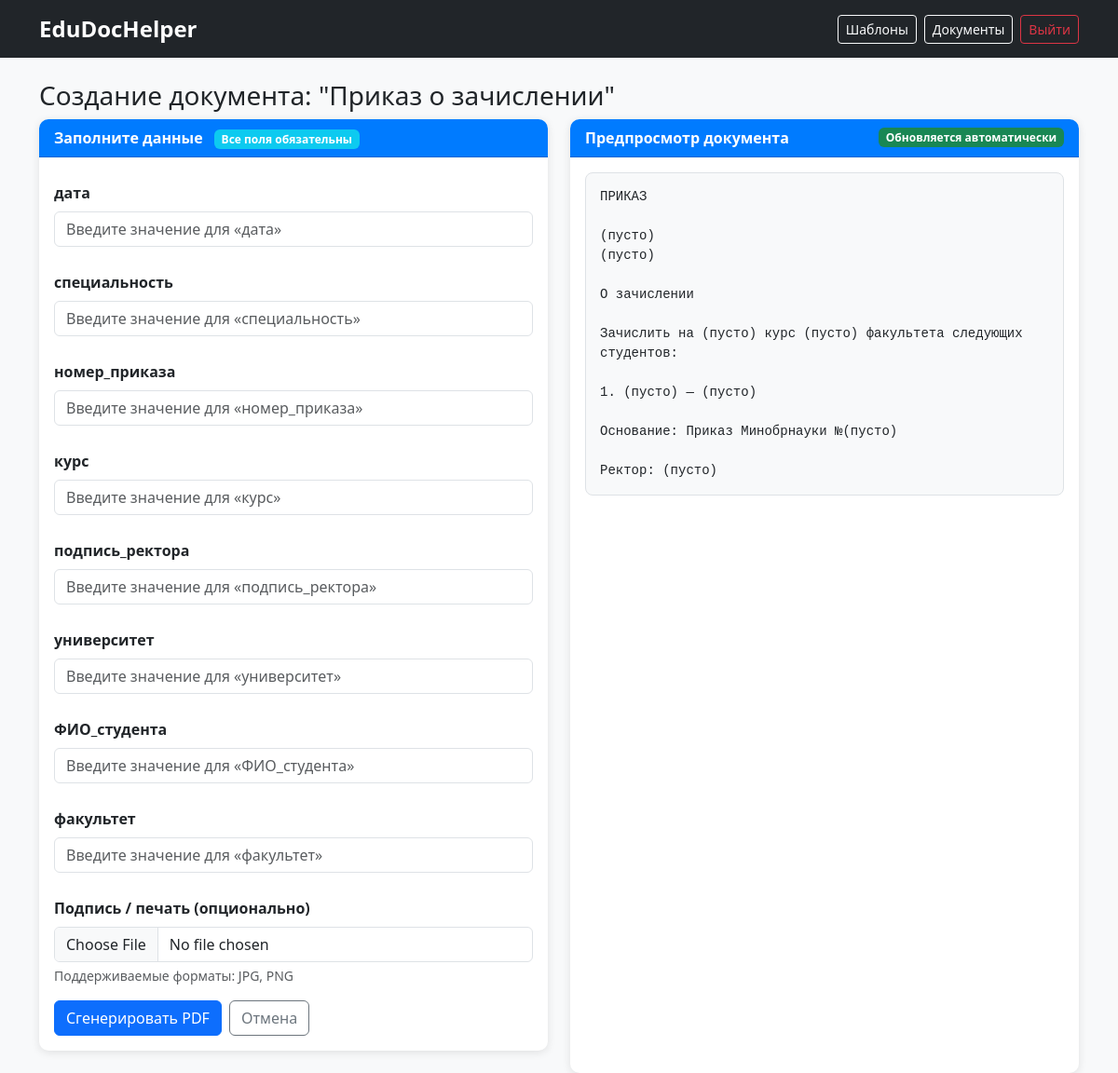
Page /templates/3/generate (signed in) on the earlier database version.
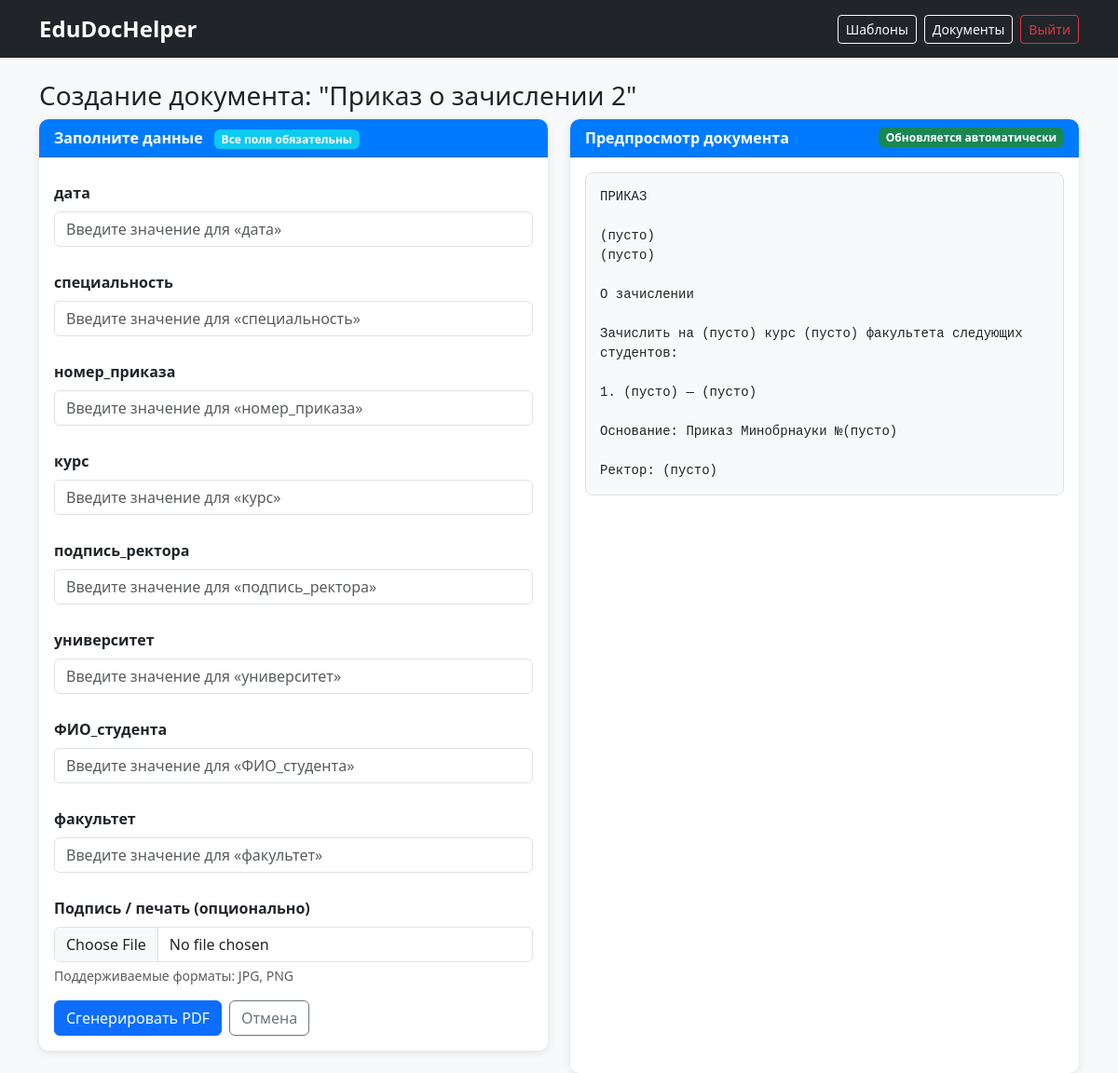
Same page on the later database version.
### models.py (models this page shows, shortened)
class DocumentTemplate(db.Model):
    __tablename__ = 'document_template'
    id = db.Column(db.Integer, primary_key=True)
    name = db.Column(db.String(200), nullable=False)
    description = db.Column(db.Text, default="")
    template_text = db.Column(db.Text, nullable=False)
    created_at = db.Column(db.DateTime, default=datetime.utcnow)
    last_modified = db.Column(db.DateTime, default=datetime.utcnow)
    def get_variables(self):
        pattern = r"\{\{\s*([a-zA-Zа-яА-ЯёЁ0-9_]+)\s*\}\}"
        return list(set(re.findall(pattern, self.template_text or "")))

### app.py (the view, shortened to what this page needs)
    @app.route("/templates/<int:tpl_id>/generate", methods=["GET", "POST"])
    def template_generate(tpl_id):
        if not require_login():
            return redirect(url_for("login"))
        tpl = DocumentTemplate.query.get_or_404(tpl_id)
        variables = tpl.get_variables()
        return render_template("template_generate.html", tpl=tpl, variables=variables, data={})

### templates/template_generate.html (shortened to what this page needs)
{% extends "base.html" %}
{% block content %}
<h3>Создание документа: "{{ tpl.name }}"</h3>
<div class="row">
    <div class="col-md-6">
        <div class="card mb-4">
            <div class="card-header">
                Заполните данные
                <span class="badge bg-info ms-2">Все поля обязательны</span>
            </div>
            <div class="card-body">
                <form method="post" enctype="multipart/form-data" id="generateForm">
                    {% for var in variables %}
                    <div class="mb-3">
                        <label for="{{ var }}" class="form-label">{{ var }}</label>
                        <input
                                type="text"
                                name="{{ var }}"
                                id="{{ var }}"
                                class="form-control"
                                value="{{ data.get(var, '') }}"
                                placeholder="Введите значение для «{{ var }}»"
                                oninput="updatePreview()"
                        />
                    </div>
                    {% endfor %}
                    <div class="mb-3">
                        <label class="form-label">Подпись / печать (опционально)</label>
                        <input type="file" name="signature" class="form-control" accept="image/png,image/jpeg,image/jpg" />
                        <div class="form-text">Поддерживаемые форматы: JPG, PNG</div>
                    </div>
                    <div class="d-flex gap-2 mt-3">
                        <button type="submit" class="btn btn-primary">Сгенерировать PDF</button>
                        <a href="{{ url_for('templates_list') }}" class="btn btn-outline-secondary">Отмена</a>
                    </div>
                </form>
            </div>
        </div>
    </div>
    <div class="col-md-6">
        <div class="card h-100">
            <div class="card-header d-flex justify-content-between align-items-center">
                Предпросмотр документа
                <span class="badge bg-success">Обновляется автоматически</span>
            </div>
            <div class="card-body">
                <pre id="preview" class="mb-0" style="min-height: 300px;">{{ tpl.template_text }}</pre>
            </div>
        </div>
    </div>
</div>
{% endblock %}

Differences in the rows shown:
changed DocumentTemplate: name "Приказ о зачислении" → "Приказ о зачислении 2"
